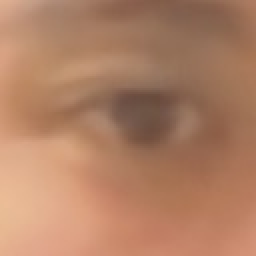
#> input picture my_left_eye.jpg, 128 x 128 px (shown 2 times larger)
$ python kaggle_playground.py
#> lines starting #> are read from the running program, lines starting #| are printed output that depends on the picture
import cv2
import matplotlib.pyplot as plt

image = cv2.imread("my_left_eye.jpg")
#> image is the input picture: shape (128, 128, 3); mean B, G, R 100.6, 128.1, 176.3

fig, ax = plt.subplots(3, 1)

ax[0].imshow(image[:, :, 0])
ax[1].imshow(image[:, :, 1])
ax[2].imshow(image[:, :, 2])

plt.show()
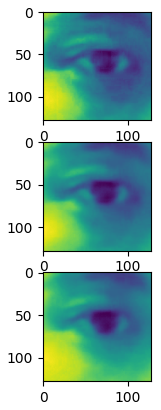
#> figure drawn by matplotlib, 3 panels

$ run again, with train_sample_img.jpg copied over my_left_eye.jpg
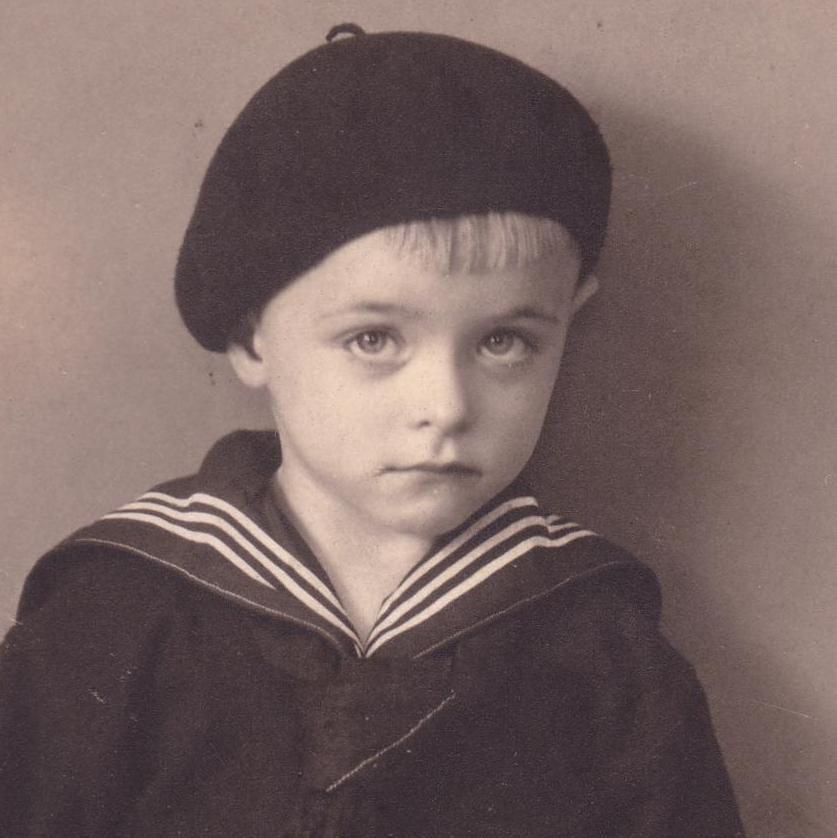
#> input picture train_sample_img.jpg, 837 x 838 px
#> image is the input picture: shape (838, 837, 3); mean B, G, R 98.9, 101.2, 120.2
#> `plt.show()`:
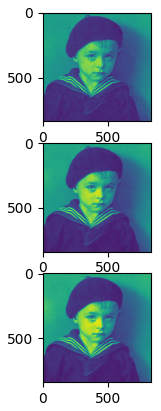
#> figure drawn by matplotlib, 3 panels
